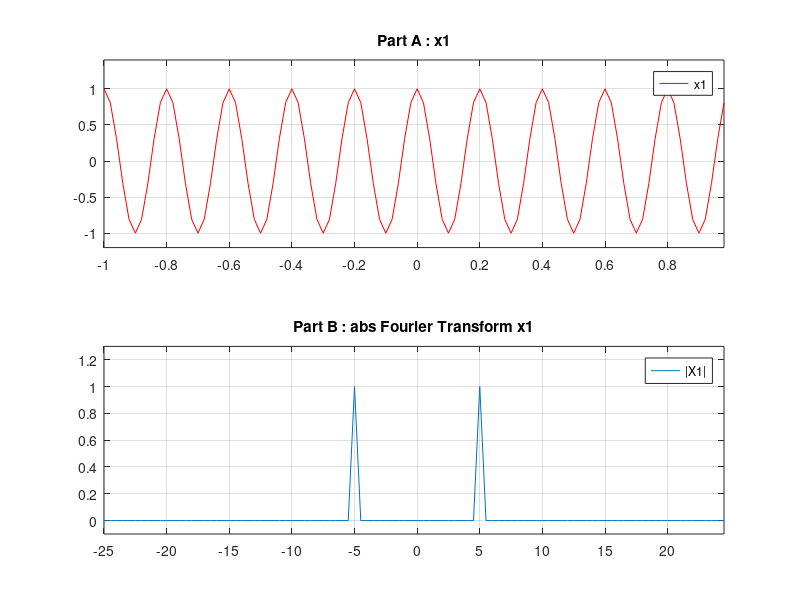

Recreate this plot in MATLAB.
% x1 = cos(10pi*t)
% =-=-=-=-=-=-=-=-=-=-=-=-=-=-=-=-=-=-=-=-=-=-=-=-=-=-=-=-=-=-=-=-=-=-=-=-=
% Signals And Systems
% Computer Assignment 3
% Chapter Number One . Exercise Number One : 1.1
% Mohammad Mahdi Abdolhosseini
% Spring 2021
% =-=-=-=-=-=-=-=-=-=-=-=-=-=-=-=-=-=-=-=-=-=-=-=-=-=-=-=-=-=-=-=-=-=-=-=-=
clc; clear; close all;

fs = 50;
ts = 1/fs;

t_start = -1;
t_end = 1;
t = t_start : ts : t_end - ts;

T = t_end - t_start;
N = T/ts;
delta_f = 1/T;

x1 = cos(10*pi*t);

figure
subplot(2,1,1)
plot(t, x1, 'r');
title('Part A : x1')
set(gca,'xtick', t_start : 0.2 : t_end, 'xlim', [t_start,t_end - ts])
set(gca,'ytick', -1 : 0.5 : 3, 'ylim', [-1.2,1.4])
legend('x1')
grid on

y1 = fftshift(fft(x1));
f = -fs/2 : fs/N : fs/2 - fs/N;

subplot(2,1,2)
y1new = y1/max(abs(y1));
plot(f, abs(y1new));
title('Part B : abs Fourier Transform x1')
set(gca,'xtick', -fs/2 : 5 : fs/2 - fs/N, 'xlim', [-fs/2,fs/2 - fs/N])
set(gca,'ytick', -1 : 0.2 : 3, 'ylim', [-0.1,1.3])
legend('|X1|')
grid on
